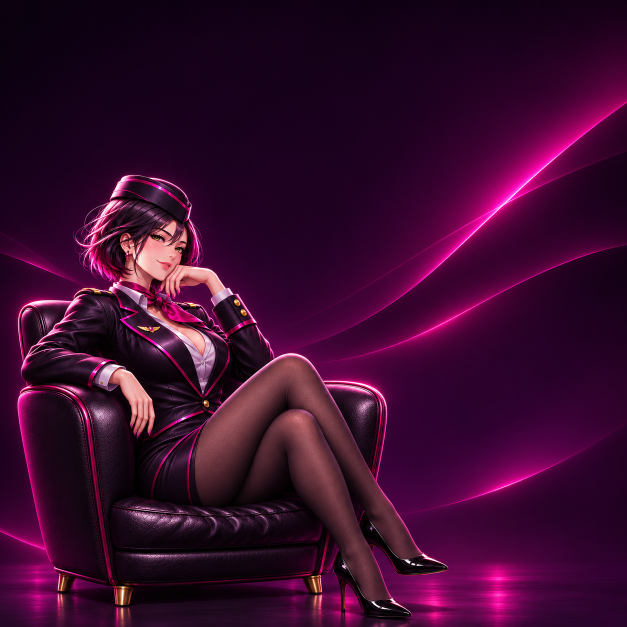
#> input picture branding/art/scene-square.png, 1254 x 1254 px (shown at 1/2 size); its folder holds 3 pictures in this run
$ python make-art.py
#> lines starting #> are read from the running program, lines starting #| are printed output that depends on the picture
"""Generates Ferry's in-app artwork and installer images from the mascot scenes in branding/art/.

Sources (the mascot in her chair on the dark neon backdrop, lots of empty space around her):
  branding/art/scene-square.png          1:1, mascot bottom-left
  branding/art/scene-portrait.png        9:16, mascot bottom-left
  branding/art/scene-portrait-mirror.png 9:16, mascot bottom-right

Writes:
  app/public/art/scene-portrait.webp    the window backdrop (mirror; she sits bottom-right)
  app/public/art/scene-square.webp      the startup splash and the Settings "About" banner
  app/src-tauri/windows/nsis-sidebar.bmp 164x314, NSIS welcome/finish pages
  app/src-tauri/windows/nsis-header.bmp  150x57, NSIS page header
  app/src-tauri/windows/wix-dialog.bmp   493x312, WiX welcome/exit (art on the left, white for text)
  app/src-tauri/windows/wix-banner.bmp   493x58, WiX page banner (white, app icon on the right)
  app/src-tauri/macos/dmg-background.png 660x400, the .dmg window (icons go on the right)
  app/src-tauri/macos/pkg-background.png the .pkg Installer's left pane (fades out at the top)

Usage (from the repo root; needs Pillow with WebP): python3 scripts/make-art.py
"""

from pathlib import Path

from PIL import Image, ImageChops, ImageDraw, ImageFilter

ROOT = Path(__file__).resolve().parent.parent
ART = ROOT / "branding" / "art"
PUBLIC = ROOT / "app" / "public" / "art"
WINDOWS = ROOT / "app" / "src-tauri" / "windows"
MACOS = ROOT / "app" / "src-tauri" / "macos"
ICON = ROOT / "app" / "public" / "ferry-icon.png"

NIGHT = (8, 6, 11)
MAGENTA = (255, 45, 149)
WHITE = (255, 255, 255)


def load(name: str) -> Image.Image:
#> called with name = 'scene-square.png'
    return Image.open(ART / name).convert("RGB")
#> returned value is the input picture: PIL image 1254x1254 RGB; mean R, G, B 57.6, 10.1, 45.9
#> call 2 of load, with name = 'scene-portrait.png'
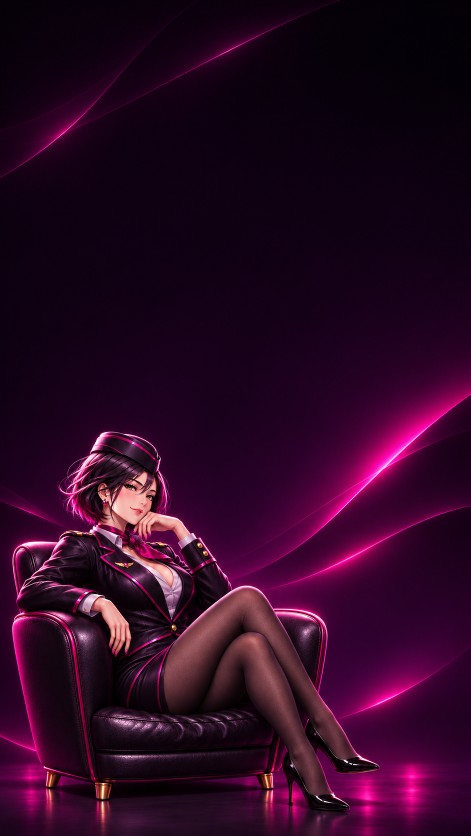
#> input picture branding/art/scene-portrait.png, 941 x 1672 px (shown at 1/2 size)
#> in load, returned value is the input picture: PIL image 941x1672 RGB; mean R, G, B 44.7, 7.5, 35.8
#> call 3 of load, with name = 'scene-portrait-mirror.png'
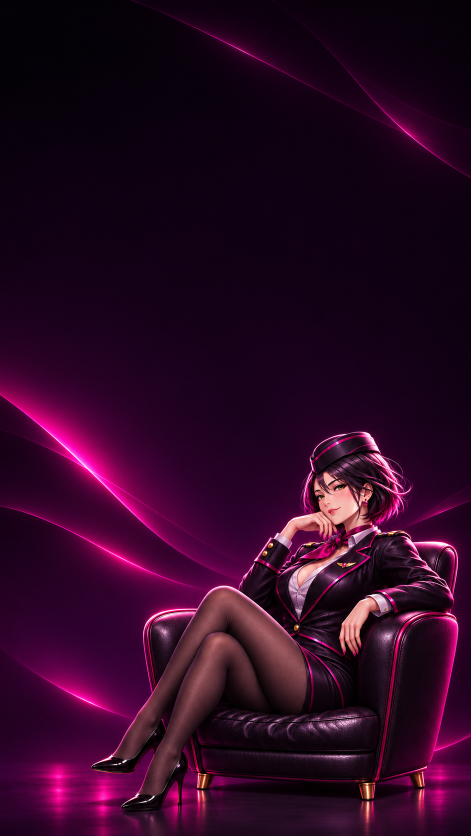
#> input picture branding/art/scene-portrait-mirror.png, 941 x 1672 px (shown at 1/2 size)


def cover(img: Image.Image, size: tuple[int, int], focus: tuple[float, float]) -> Image.Image:
    """Scale `img` to fill `size`, cropping around `focus` (fractions of the source)."""
#> called with size = (164, 314), focus = (0.42, 0.5)
    w, h = size
    scale = max(w / img.width, h / img.height)
#> scale = 0.188
    scaled = img.resize((round(img.width * scale), round(img.height * scale)), Image.LANCZOS)
    x = min(max(round(scaled.width * focus[0] - w / 2), 0), scaled.width - w)
#> x = 0
    y = min(max(round(scaled.height * focus[1] - h / 2), 0), scaled.height - h)
#> y = 0
    return scaled.crop((x, y, x + w, y + h))
#> returned value: PIL image 164x314 RGB


def fade_mask(size: tuple[int, int], edge: str, length: int) -> Image.Image:
    """An L mask, opaque except for a linear fade to transparent along one edge."""
    w, h = size
    mask = Image.new("L", size, 255)
    draw = ImageDraw.Draw(mask)
    for i in range(length):
        a = round(255 * i / length)
        if edge == "top":
            draw.line([(0, i), (w, i)], fill=a)
        elif edge == "right":
            draw.line([(w - 1 - i, 0), (w - 1 - i, h)], fill=a)
    return mask


def save_bmp(img: Image.Image, path: Path) -> None:
    path.parent.mkdir(parents=True, exist_ok=True)
    img.convert("RGB").save(path, "BMP")
    print(f"wrote {path.relative_to(ROOT)}")


def save_png(img: Image.Image, path: Path, dpi: int = 72) -> None:
    path.parent.mkdir(parents=True, exist_ok=True)
    img.save(path, "PNG", optimize=True, dpi=(dpi, dpi))
    print(f"wrote {path.relative_to(ROOT)}")


def web(img: Image.Image, name: str) -> None:
    PUBLIC.mkdir(parents=True, exist_ok=True)
    path = PUBLIC / name
    img.save(path, "WEBP", quality=80, method=6)
    print(f"wrote {path.relative_to(ROOT)} ({path.stat().st_size // 1024} KB)")


def neon_arrow(canvas: Image.Image, x0: int, x1: int, y: int) -> None:
    """A glowing magenta arrow from x0 to x1, drawn the way the app draws its streaks."""
    glow = Image.new("RGB", canvas.size, (0, 0, 0))
    gd = ImageDraw.Draw(glow)
    core = Image.new("RGB", canvas.size, (0, 0, 0))
    cd = ImageDraw.Draw(core)
    head = [(x1, y), (x1 - 14, y - 10), (x1 - 14, y + 10)]
    for d, width in ((gd, 7), (cd, 2)):
        d.line([(x0, y), (x1 - 8, y)], fill=MAGENTA, width=width)
        d.polygon(head, fill=MAGENTA)
    glow = glow.filter(ImageFilter.GaussianBlur(6))
    out = ImageChops.add(canvas, glow)
    out = ImageChops.lighter(out, core)
    canvas.paste(out)


def main() -> None:
    square = load("scene-square.png")
    portrait = load("scene-portrait.png")
    mirror = load("scene-portrait-mirror.png")

    # In-app artwork, at native size.
    web(mirror, "scene-portrait.webp")
    web(square, "scene-square.webp")

    # Windows: NSIS draws its text beside the sidebar and header images, so they can be dark.
    sidebar = cover(portrait, (164, 314), (0.42, 0.5))
    save_bmp(sidebar, WINDOWS / "nsis-sidebar.bmp")
    # The square scene's empty upper right is all neon streaks.
    streaks = square.crop((480, 150, 1254, 620))
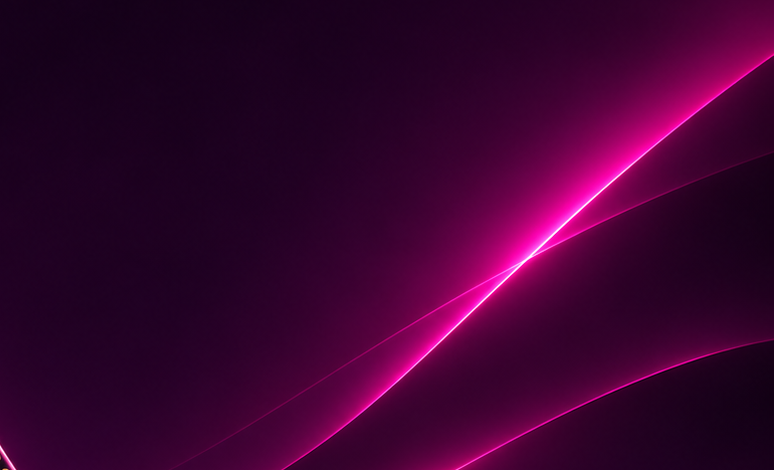
#> streaks: PIL image 774x470 RGB; mean R, G, B 57.7, 1.6, 47.2
    save_bmp(cover(streaks, (150, 57), (0.6, 0.45)), WINDOWS / "nsis-header.bmp")
#> call 2 of cover, with size = (150, 57), focus = (0.6, 0.45)
#> in cover (call 2), `return scaled.crop((x, y, x + w, y + h))`:
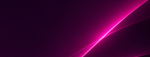
#> returned value: PIL image 150x57 RGB; mean R, G, B 60.5, 1.9, 49

    # WiX draws black text over most of its bitmaps, so the art keeps to the left edge.
    dialog = Image.new("RGB", (493, 312), WHITE)
#> dialog: PIL image 493x312 RGB; every value is 255
    dialog.paste(cover(portrait, (164, 312), (0.42, 0.5)), (0, 0))
#> call 3 of cover, with size = (164, 312), focus = (0.42, 0.5)
#> in cover (call 3), `scaled = img.resize((round(img.width * scale), round(img.height * scal..`:
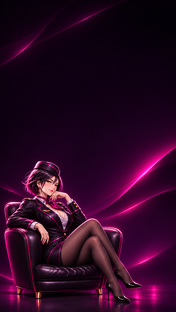
#> scaled: PIL image 176x312 RGB; mean R, G, B 44.7, 7.6, 35.8
#> in cover (call 3), `return scaled.crop((x, y, x + w, y + h))`:
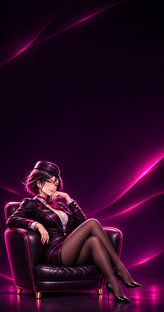
#> returned value: PIL image 164x312 RGB; mean R, G, B 45.5, 8.1, 36.2
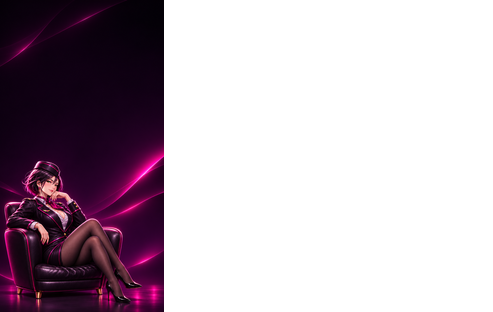
#> dialog: PIL image 493x312 RGB; mean R, G, B 185.3, 172.9, 182.2
    save_bmp(dialog, WINDOWS / "wix-dialog.bmp")
    banner = Image.new("RGB", (493, 58), WHITE)
#> banner: PIL image 493x58 RGB; every value is 255
#> (the run stopped early here; a loop or call above may not have finished)
